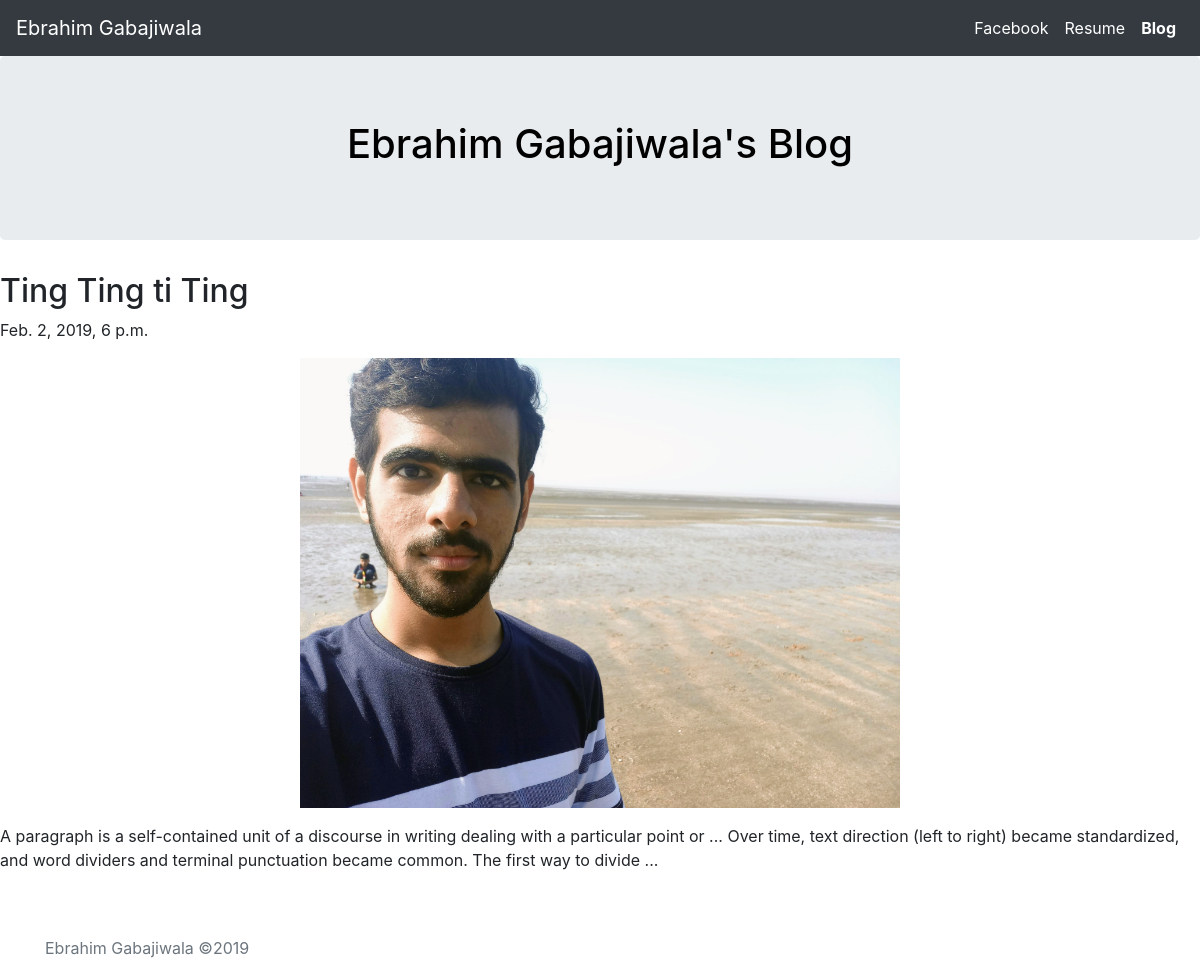
Page /blog/1/ on the committed database.
### blog/models.py (models this page shows, shortened)
class Blog(models.Model):
	title=models.CharField(max_length=200,default="")
	body=models.TextField(default="")
	image=models.ImageField(upload_to='images/', default=None)
	pub_date=models.DateTimeField(default=None)

### blog/views.py (the view)
# urls.py: path('<int:blog_id>/',views.detail,name='detailblog'),
def detail(request,blog_id):
	detailblog=get_object_or_404(Blog,pk=blog_id)
	return render(request,'blog/detailblog.html',{'blog':detailblog})

### blog/templates/blog/detailblog.html (shortened to what this page needs)
<!doctype html>
<html lang="en">
  <head>
  	{% load staticfiles %}
<link rel="stylesheet" href="https://stackpath.bootstrapcdn.com/bootstrap/4.2.1/css/bootstrap.min.css">
  </head>
  <body>
    <header>
		<nav class="navbar navbar-expand-lg navbar-dark bg-dark">
		  <a class="navbar-brand" href="{% url 'home' %}">Ebrahim Gabajiwala</a>
		  <div class="collapse navbar-collapse" id="navbarNavAltMarkup">
		    <div class="navbar-nav ml-auto">
		      <a class="nav-item nav-link active" href="https://www.facebook.com/gabajis.farms" target="_blank">Facebook <span class="sr-only">(current)</span></a>
		      <a class="nav-item nav-link active" href="{% static 'resume.pdf' %}" target="_blank">Resume </a>
		      <a class="nav-item nav-link active" href="{% url 'bloghome' %}" ><b>Blog</b> </a>
		    </div>
		  </div>
		</nav>
</header>
<main role="main">
  <section class="jumbotron text-center">
    <div class="container">
      <a href="{% url 'bloghome' %}" style=" color: rgb(1,0,0);">
      <h1 class="jumbotron-heading">Ebrahim Gabajiwala's Blog</h1>
      </a>
    </div>
  </section>
  <div class="blog-post">
    <h2 class="blog-post-title">{{ blog.title }}</h2>
    <p class="blog-post-meta">{{ blog.pub_date }}</p>
    <p align="center">
    	<img src="{{ blog.image.url }}"  class="img-fluid" style="width: 50%;" />
    </p>
    <p>
    	{{blog.body}}
    </p>
  </div>
<br /><br />
</main>
<footer class="text-muted">
  <div class="container">
    <p>Ebrahim Gabajiwala &copy;{% now "Y" %}</p>
  </div>
</footer>
</body>
</html>

### rows in the picture
Blog: title "Ting Ting ti Ting", pub_date "Feb. 2, 2019, 6 p.m.", image (picture), body "A paragraph is a self-contained unit of a discourse in writing dealing with a particular point or ... Over time, text direction (left to right) became standardized, and word dividers and terminal punctuation became common. The first way to divide ..."
